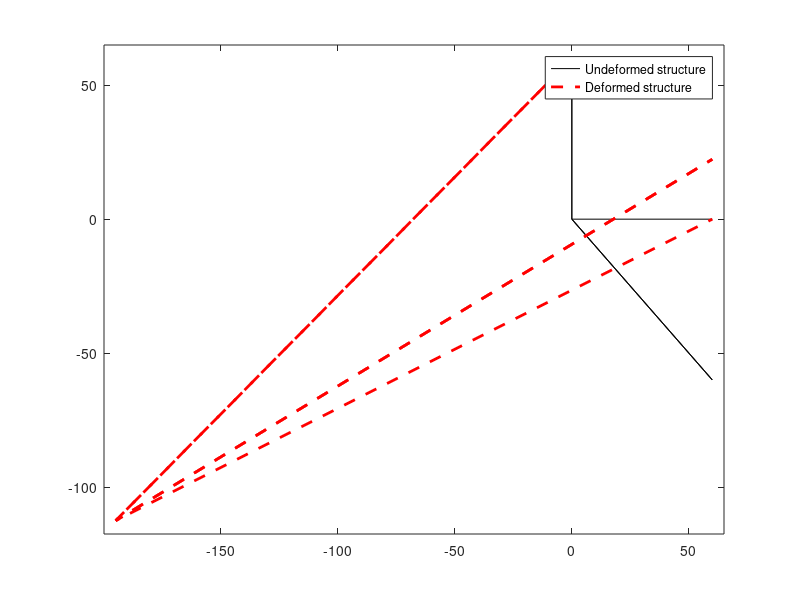

Write the MATLAB code that produced this figure.
%%%%%%%%%%%%%%%%%%%%%%%%%%%%%%%%%%%%%%%%%%%
%                                         %
% MATLAB CODE FOR FINITE ELEMENT ANALYSIS %
%          OF TRUSS SYSTEMS               %
%                                         %
%%%%%%%%%%%%%%%%%%%%%%%%%%%%%%%%%%%%%%%%%%%

clear 
close all % clear memory
clc % clear Command Window

% --- INPUT DATA --- %

% E; modulus of elasticity
% A: area of cross section
E=1e6; A=4; EA=E*A;

theta = 120; % deg

% generation of coordinates and connectivities
numberElements = 3;
numberNodes = 4;
elementNodes=[1 4;  % [1]
              1 3;  % [2] %% It didn't like when I had all the elements attached the 3. So, I changed the nodes around
              1 2]; % [3] %% So: (3) -> (1), (1) -> (2), (2) -> (3). (4) stays the same.

%                (1)   (2)    (3)   (4)  
nodeCoordinates=[0 0; 60 0; 60 -60; 0 60]; % in
xx=nodeCoordinates(:,1);
yy=nodeCoordinates(:,2);

% degree of freedom per node
dof=2;

% for structure:
    % d: displacement vector
    % F : force vector
    % K: stiffness matrix
    
DoF=dof*numberNodes; % DoF: total number of degrees of freedom
d=zeros(DoF,1);
F=zeros(DoF,1);
K=zeros(DoF); 

% --- LOAD DEFINITION --- %

% applied load at node 3
F(1) = -10000 * cosd(theta - 90); % x axis
F(2) = -10000 * sind(theta - 90); % y axis

% computation of the system stiffness matrix
for i=1:numberElements
  % elementDof: element degrees of freedom (Dof)
  index=elementNodes(i,:);       
  elementDof=[index(1)*2-1 index(1)*2 index(2)*2-1 index(2)*2];
  xa=xx(index(2))-xx(index(1)); % Length in x direction
  ya=yy(index(2))-yy(index(1)); % Length in y direction
  L=sqrt(xa*xa+ya*ya); % length of bar
  C=xa/L; % cosine
  S=ya/L; % sine
  % stiffness matrix for bar element
   k=EA/L*[C*C C*S -C*C -C*S;
           C*S S*S -C*S -S*S;
           -C*C -C*S C*C C*S;
           -C*S -S*S C*S S*S];    

  K(elementDof, elementDof) = K(elementDof, elementDof) + k;
end 

% --- BOUNDARY CONDITION --- %

% prescribed DoFs
prescribedDof = [3;4;5;7;8];

% --- SOLUTION --- %

% unknown displacements: activeDof
activeDof=setdiff((1:DoF)',prescribedDof);
disp('Displacements are:')
d(activeDof) = K(activeDof,activeDof)\F(activeDof,1)

% --- RESULTS --- %

% graphics output for undeformed and deformed structure

% undeformed structure
Xundeformed=zeros(numberElements*2,1); % X vector for undeformed structure
Yundeformed=zeros(numberElements*2,1); % Y vector for undeformed structure
for i=1:numberElements
  Xundeformed(2*i-1,1)=nodeCoordinates(elementNodes(i,1),1);
  Xundeformed(2*i,1)=nodeCoordinates(elementNodes(i,2),1);
  Yundeformed(2*i-1,1)=nodeCoordinates(elementNodes(i,1),2);
  Yundeformed(2*i,1)=nodeCoordinates(elementNodes(i,2),2);
end
% deformed structure
Xdeformed=zeros(numberElements*2,1); % X vector for deformed structure
Ydeformed=zeros(numberElements*2,1); % Y vector for deformed structure
u=1:2:2*numberNodes-1; % x components of displacement
v=2:2:2*numberNodes; % y components of displacement
X=d(u);Y=d(v);
% scaling factor
scaleFact=1500;
nodeCoordinatesDeformed=zeros(numberNodes,2);
nodeCoordinatesDeformed(:,1)=nodeCoordinates(:,1)+X*scaleFact;
nodeCoordinatesDeformed(:,2)=nodeCoordinates(:,2)+Y*scaleFact;

for i=1:numberElements
  Xdeformed(2*i-1,1)=nodeCoordinatesDeformed(elementNodes(i,1),1);
  Xdeformed(2*i,1)=nodeCoordinatesDeformed(elementNodes(i,2),1);
  Ydeformed(2*i-1,1)=nodeCoordinatesDeformed(elementNodes(i,1),2);
  Ydeformed(2*i,1)=nodeCoordinatesDeformed(elementNodes(i,2),2);
end

plot(Xundeformed,Yundeformed,'black',Xdeformed,Ydeformed,'r --','LineWidth',2)
axis([min(nodeCoordinatesDeformed(:,1))-5 max(nodeCoordinatesDeformed(:,1))+5 min(nodeCoordinatesDeformed(:,2))-5  max(nodeCoordinatesDeformed(:,2))+5])
legend('Undeformed structure','Deformed structure')
% stress for each element
sigma=zeros(numberElements,1);
for i=1:numberElements                          
  index=elementNodes(i,:);
  elementDof=[index(1)*2-1 index(1)*2 index(2)*2-1 index(2)*2];
  xa=xx(index(2))-xx(index(1));
  ya=yy(index(2))-yy(index(1));
  L=sqrt(xa*xa+ya*ya);
  C=xa/L;
  S=ya/L;   
  sigma(i,1)=E/L*[-C  -S C S]*d(elementDof); 
end    
disp('Stress for each element is:')
disp(sigma);
